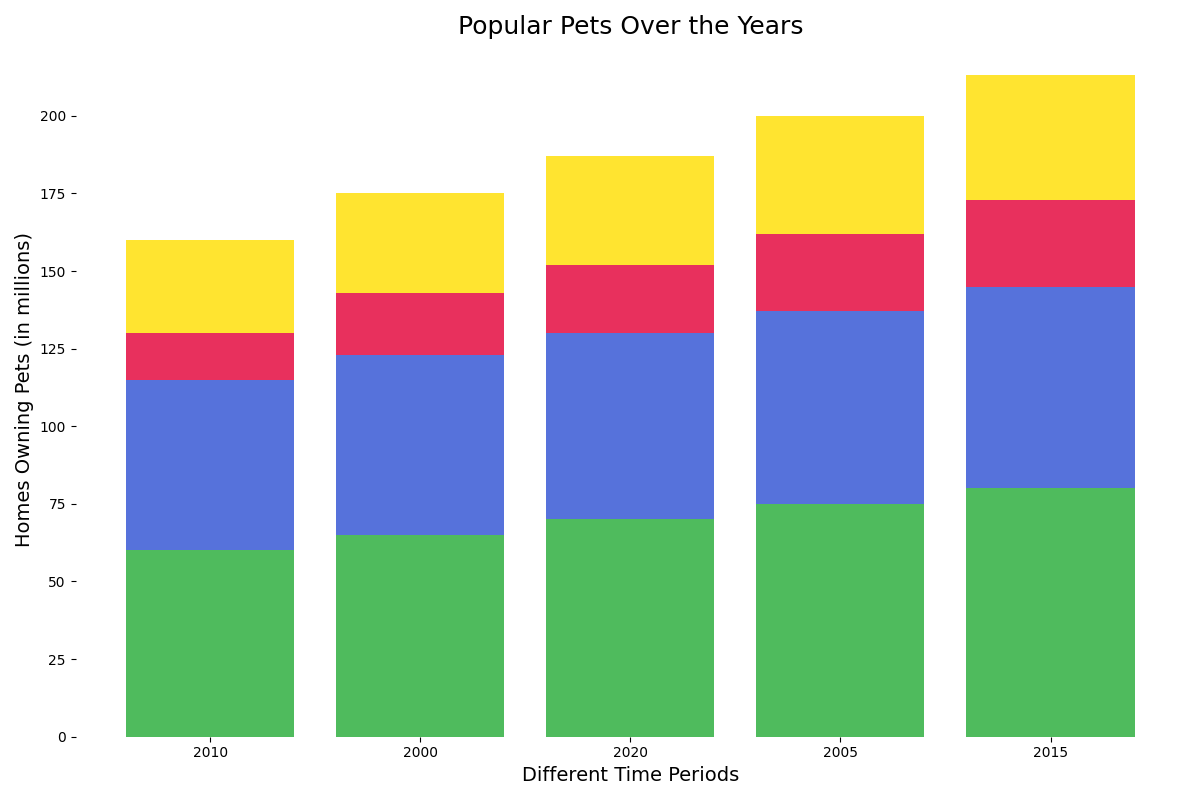

This figure's Python source:
import numpy as np
import matplotlib.pyplot as plt

# Updated values with shuffled labels
xticks = np.array(['2010', '2000', '2020', '2005', '2015'])

# Data remains the same
dogs = np.array([60, 65, 70, 75, 80])
cats = np.array([55, 58, 60, 62, 65])
birds = np.array([15, 20, 22, 25, 28])
fish = np.array([30, 32, 35, 38, 40])

colors = ['#3cb44b', '#4363d8', '#e6194b', '#ffe119']

fig, ax = plt.subplots(figsize=(12, 8))
ax.bar(xticks, dogs, color=colors[0], alpha=0.9)
ax.bar(xticks, cats, bottom=dogs, color=colors[1], alpha=0.9)
ax.bar(xticks, birds, bottom=dogs + cats, color=colors[2], alpha=0.9)
ax.bar(xticks, fish, bottom=dogs + cats + birds, color=colors[3], alpha=0.9)

ax.set_title('Popular Pets Over the Years', fontsize=18)
ax.set_xlabel('Different Time Periods', fontsize=14)
ax.set_ylabel('Homes Owning Pets (in millions)', fontsize=14)

ax.spines['top'].set_visible(False)
ax.spines['right'].set_visible(False)
ax.spines['left'].set_visible(False)
ax.spines['bottom'].set_visible(False)

plt.tight_layout()
plt.show()
